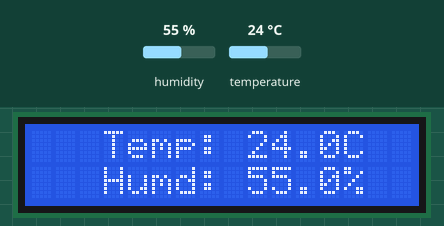
Recording of a sketch running on a simulated Arduino Uno, built with avr-gcc and run on an emulated ATmega328P. Parts: 16×2 character LCD. The inputs (shaded band) are chosen by the test bench; at power-on: humidity 55 %, temperature 24 °C. What the sketch prints to the serial monitor is not drawn.

Above: at 1.2 s.
1.3 s: humidity set to 22 %
At 3.1 s:
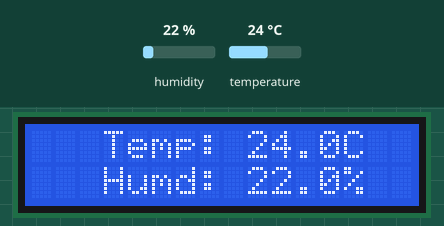
3.7 s: temperature set to 12 °C
At 5.5 s:
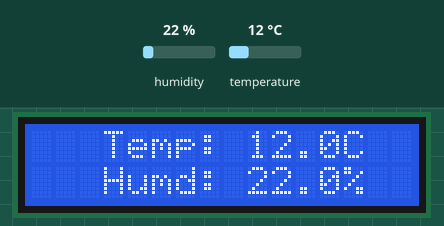
5.8 s: humidity set to 40 %
At 7.4 s:
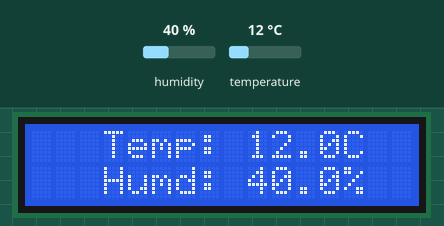
8.0 s: temperature set to 19 °C
At 10.1 s:
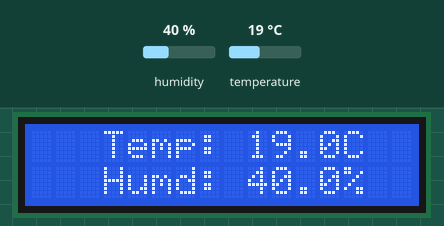
Timing chart, 0 to 11.1 s (numbered marks = the images above; inputs shaded):
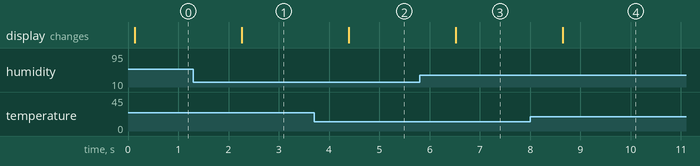

The sketch:

Humid_Temp.ino
```cpp
#include <Wire.h>
#include "SparkFunHTU21D.h"
#include <LiquidCrystal_I2C.h>

//Create an instance of the object
HTU21D myHumidity;
LiquidCrystal_I2C lcd(0x3F,16,2);

void setup()
{
  Serial.begin(9600);

  lcd.init();
  lcd.backlight();

  myHumidity.begin();
}

void loop()
{
  float humd = myHumidity.readHumidity();
  float temp = myHumidity.readTemperature();

  Serial.print(" Temperature:");
  Serial.print(temp, 1);
  Serial.print("C");
  Serial.print(" Humidity:");
  Serial.print(humd, 1);
  Serial.print("%");

  lcd.setCursor(3,0);
  lcd.print("Temp:");
  lcd.setCursor(9,0);
  lcd.print(temp, 1);
  lcd.setCursor(13,0);
  lcd.print("C");

  lcd.setCursor(3,1);
  lcd.print("Humd:");
  lcd.setCursor(9,1);
  lcd.print(humd, 1);
  lcd.setCursor(13,1);
  lcd.print("%");


  Serial.println();
  delay(1000);
}
```

Measured:
- after the input at 1.3 s, the display: changes after 0.96 s (image 1)
- after the input at 3.7 s, the display: changes after 0.69 s (image 2)
- after the input at 5.8 s, the display: changes after 0.72 s (image 3)
- after the input at 8.0 s, the display: changes after 0.65 s (image 4)
